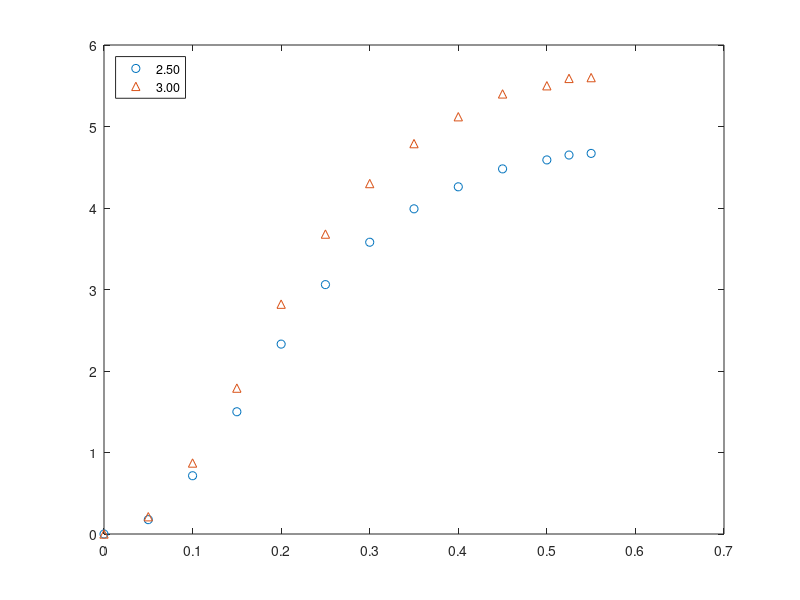

Recreate this plot in MATLAB. (Note: this script raises an error after producing the figure.)
% Raman beam intensity vs AOM waveform amplitude
%
% 2017/11/08
% DKS
%

% aa: K_R_mix, amplitude set on WaveformGenMain.m
% vv: max voltage on PD
% vv_sd: stdev of vv

%% data log
% 2.5 V on noise eater
aa_raw{1}=[0 0.1 0.2 0.3 0.4 0.5 0.55 0.05 0.15 0.25 0.35 0.45 0.525];
vv_raw{1}=[0 0.715 2.33 3.58 4.26 4.59 4.67 0.176 1.500 3.06 3.99 4.48 4.65];
vv_raw_sd{1}=1e-3*[0 4 10 20 20 30 20 1 5 10 20 20 30];
datastr{1}='2.50';

% 3.0 V on noise eater
aa_raw{2}=[0 0.1 0.2 0.3 0.4 0.5 0.55 0.05 0.15 0.25 0.35 0.45 0.525];
vv_raw{2}=[0 0.871 2.82 4.30 5.12 5.50 5.60 0.212 1.79 3.68 4.79 5.40 5.59];
vv_raw_sd{2}=1e-3*[0 3 10 30 30 30 30 1 20 20 30 30 20];
datastr{2}='3.00';

%% preproc
aa=cell(size(aa_raw));
vv=cell(size(vv_raw));
vv_std=cell(size(vv_raw_sd));

% sort in increasing amplitude
for ii=1:numel(aa_raw)
    [aa{ii},thisI]=sort(aa_raw{ii});
    vv{ii}=vv_raw{ii}(thisI);
    vv_sd{ii}=vv_raw_sd{ii}(thisI);
end


%% visualise data
pmarker='o^';
hfig=figure();
for ii=1:numel(aa)
    hold on;
    plot(aa{ii},vv{ii},pmarker(ii),...
        'DisplayName',datastr{ii});
    % TODO - ploterr for displaying error-bars, etc.
    
end
box on;
pleg=legend('Location','northwest');
pleg.Title.String='Laser intensity [V]';
xlabel('Raman amplitude [V]');
ylabel('Intensity [arb.]');